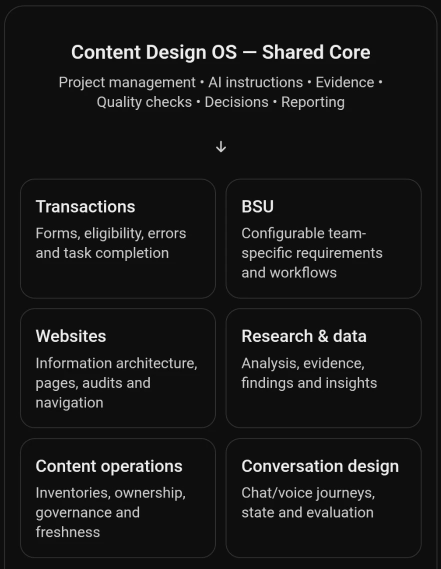
#> input picture assets/cdos-concept-core.webp, 882 x 1137 px, given in place of feedback-hero.jpg, which was not available (shown at 1/2 size)
$ python make-portfolio-tour.py
#> lines starting #> are read from the running program, lines starting #| are printed output that depends on the picture
from PIL import Image, ImageDraw, ImageFont
from pathlib import Path
import subprocess

root=Path(__file__).resolve().parents[1]/'assets'
import tempfile
_tempdir=tempfile.TemporaryDirectory(prefix='portfolio-tour-')
temp=Path(_tempdir.name)
font='/usr/share/fonts/truetype/dejavu/DejaVuSans.ttf'
serif='/usr/share/fonts/truetype/dejavu/DejaVuSerif.ttf'
small=ImageFont.truetype(font,14); title=ImageFont.truetype(serif,38); body=ImageFont.truetype(font,19)
scenes=[
 ('feedback-hero.jpg','Feedback Analyser','Useful questions before confident answers.','#dce6d8'),
 ('lodges-mara.jpg','3G Lodges: Mara','A conversation built around the customer journey.','#f1dad3'),
 ('nomi-screens.jpg','Nomi Pay','Contextual support at the point of uncertainty.','#e3dceb'),
 ('cdos-flow.png','AI Content Design OS','Shared standards. Human judgement.','#dae6ee'),
]
for i,(filename,name,description,tint) in enumerate(scenes):
 im=Image.new('RGB',(1280,720),'#f3efe6');d=ImageDraw.Draw(im)
#> after `im = Image.new('RGB', (1280, 720), '#f3efe6')`:
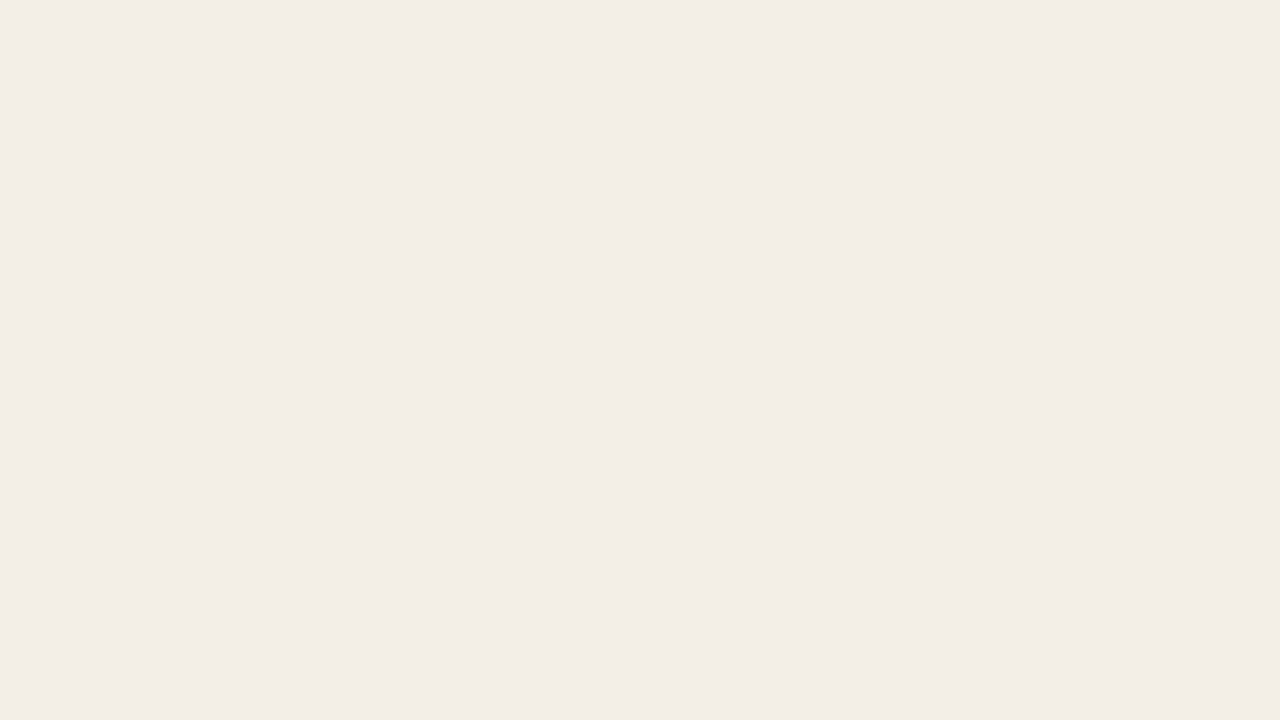
#> im: PIL image 1280x720 RGB; mean R, G, B 243, 239, 230
 d.text((55,30),'CHIKA NWAKANMA / SELECTED WORK',font=small,fill='#514d43')
 d.text((1180,30),f'0{i+1}/04',font=small,fill='#c8401f')
 d.line((55,68,1225,68),fill='#cfc8b6')
 d.text((55,91),name,font=title,fill='#16150f')
 d.text((55,150),description,font=body,fill='#514d43')
 d.rounded_rectangle((55,202,1225,638),radius=16,fill=tint)
 art=Image.open(root/filename).convert('RGB')
#> art is the input picture: PIL image 882x1137 RGB; mean R, G, B 24.5, 24.5, 24.5
 scale=min(1080/art.width,382/art.height,1.7)
#> scale = 0.336
 art=art.resize((int(art.width*scale),int(art.height*scale)),Image.Resampling.LANCZOS)
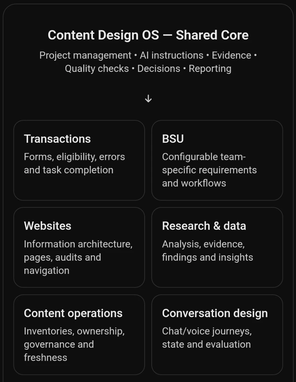
#> art: PIL image 296x382 RGB; mean R, G, B 24.6, 24.6, 24.6
 x=(1280-art.width)//2;y=420-art.height//2
#> after `x = (1280 - art.width) // 2`: x = 492
#> after `y = 420 - art.height // 2`: y = 229
 d.rounded_rectangle((x-7,y-7,x+art.width+7,y+art.height+7),radius=7,fill='#fffdf7')
 im.paste(art,(x,y))
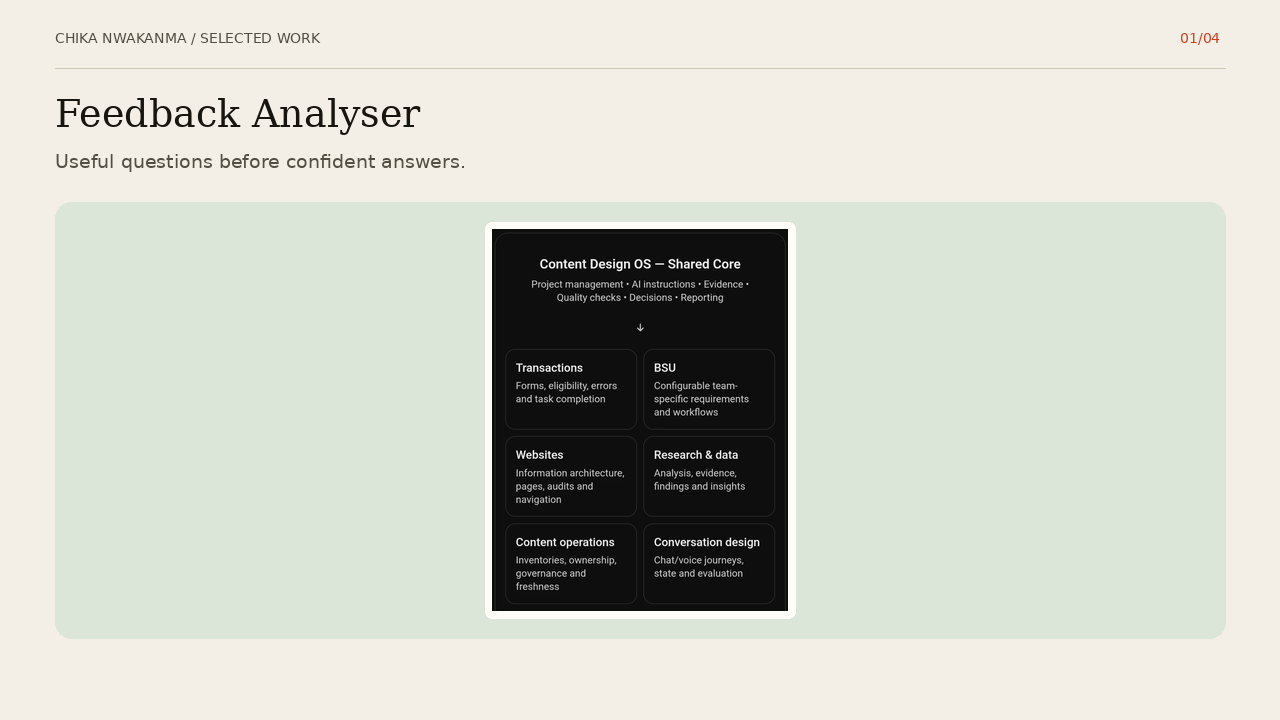
#> im: PIL image 1280x720 RGB; mean R, G, B 205.5, 207.9, 197.9
 d.text((55,665),'PROJECT ARTEFACT TOUR  /  NOT A LIVE PRODUCT RECORDING',font=small,fill='#514d43')
 d.text((1075,665),'chika nwakanma.',font=small,fill='#c8401f')
 im.save(temp/f'{i}.png')
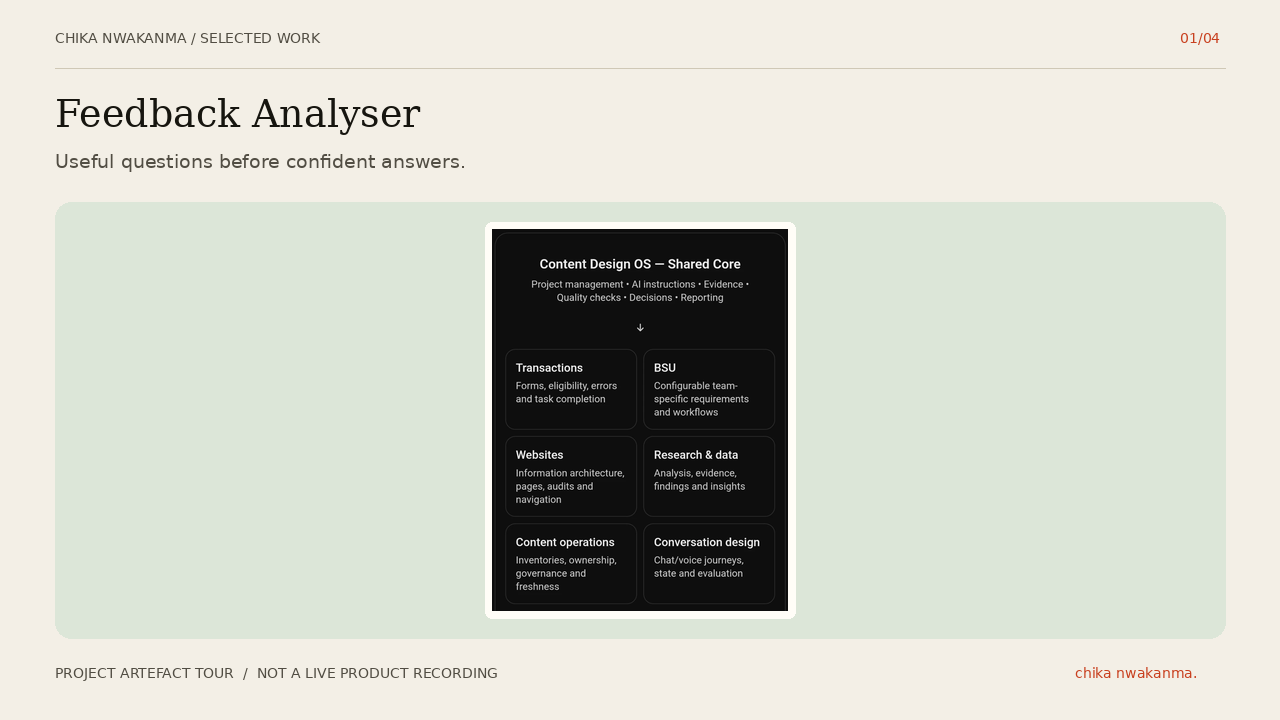
#> saved as 0.png: PIL image 1280x720 RGB; mean R, G, B 205.3, 207.6, 197.6
 if i==0: im.save(root/'tour-poster.jpg',quality=90)
#> pass 2 of the loop `for i,(filename,name,description,tint) in enumerate(scenes):`:
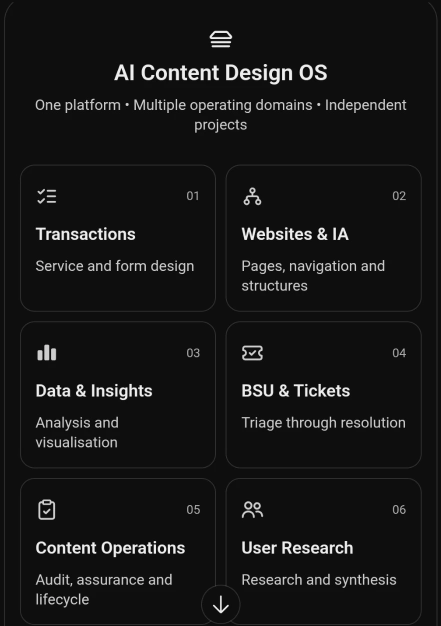
#> input picture assets/cdos-concept-domains-1.webp, 882 x 1252 px, given in place of lodges-mara.jpg, which was not available (shown at 1/2 size)
#> art is the input picture: PIL image 882x1252 RGB; mean R, G, B 22.6, 22.6, 22.6
#> `art=art.resize((int(art.width*scale),int(art.height*scale)),Image.Resa..`:
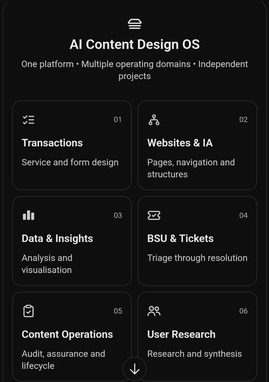
#> art: PIL image 269x382 RGB; mean R, G, B 22.7, 22.7, 22.7
#> `im.save(temp/f'{i}.png')`:
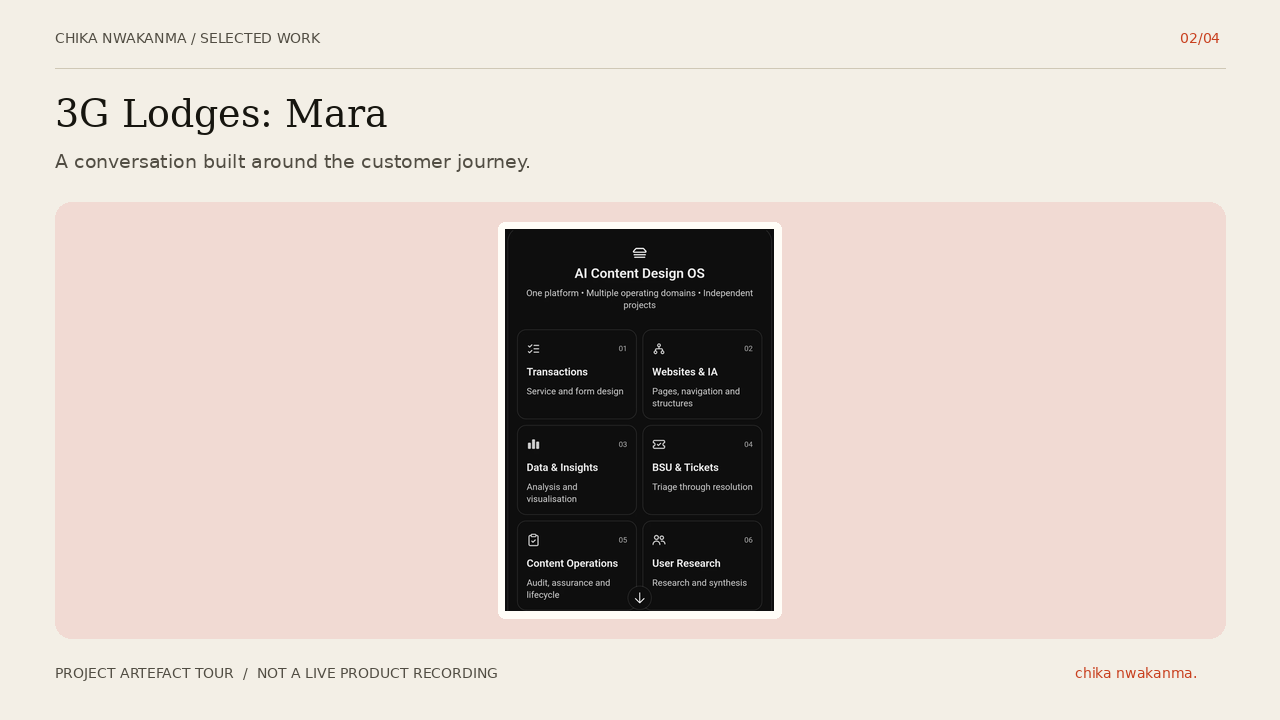
#> saved as 1.png: PIL image 1280x720 RGB; mean R, G, B 216.4, 204.6, 197.4
#> (the run stopped early here; a loop or call above may not have finished)
